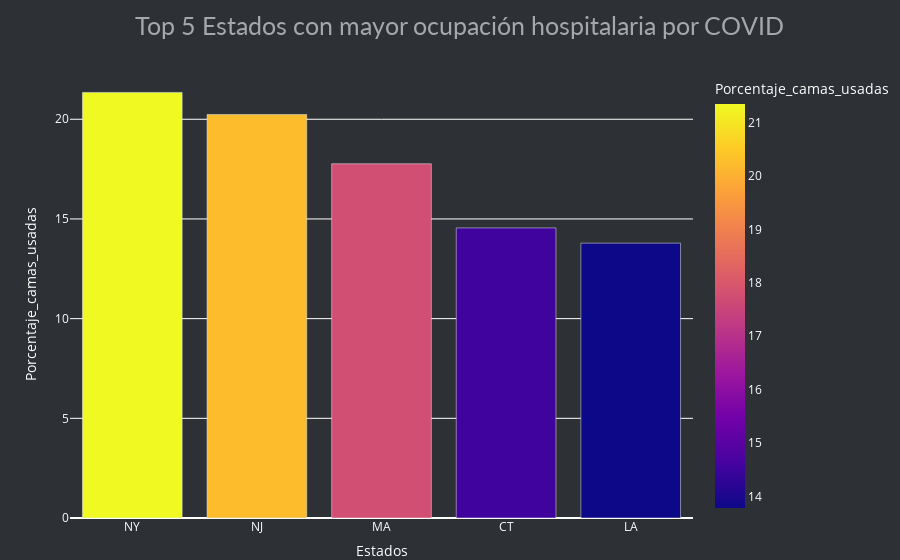

The notebook cell this image was saved under:
### Code cell
# Plotting 20 Paises 2021
fig = px.bar(top5_porcentaje.head(5), x='state', y='Porcentaje_camas_usadas', color='Porcentaje_camas_usadas', title='Top 5 Estados que más camas UCI -Unidades de Cuidados Intensivos- utilizaron durante el año 2020')
fig.update_layout( title='Top 5 Estados con mayor ocupación hospitalaria por COVID',
                        title_x=0.15,
                        margin=dict(t=70, b=0, l=70, r=40),
                        hovermode="x unified",
                        xaxis_tickangle=360,
                    
                        xaxis_title='Estados', yaxis_title="Porcentaje_camas_usadas",
                        plot_bgcolor='#2d3035', paper_bgcolor='#2d3035',
                        title_font=dict(size=25, color='#a5a7ab', family="Lato, sans-serif"),
                        font=dict(color='white'),
                        legend=dict(orientation="h", yanchor="bottom", y=1.02, xanchor="right", x=1)
                        )


# guardar figura
fig.write_image("images/yourfile2.jpg") 
fig.show()

### Figure 1 — Plotly figure (JSON) as saved in the notebook; plotly's stock layout.template omitted (floating-point values rounded to 4 significant figures)
{"data": [{"alignmentgroup": "True", "hovertemplate": "state=%{x}<br>Porcentaje_camas_usadas=%{marker.color}<extra></extra>", "legendgroup": "", "marker": {"color": [21.35, 20.24, 17.77, 14.55, 13.78], "coloraxis": "coloraxis", "pattern": {"shape": ""}}, "name": "", "offsetgroup": "", "orientation": "v", "showlegend": false, "textposition": "auto", "type": "bar", "x": ["NY", "NJ", "MA", "CT", "LA"], "xaxis": "x", "y": [21.35, 20.24, 17.77, 14.55, 13.78], "yaxis": "y"}], "layout": {"barmode": "relative", "coloraxis": {"colorbar": {"title": {"text": "Porcentaje_camas_usadas"}}, "colorscale": [[0, "#0d0887"], [0.1111, "#46039f"], [0.2222, "#7201a8"], [0.3333, "#9c179e"], [0.4444, "#bd3786"], [0.5556, "#d8576b"], [0.6667, "#ed7953"], [0.7778, "#fb9f3a"], [0.8889, "#fdca26"], [1, "#f0f921"]]}, "font": {"color": "white"}, "hovermode": "x unified", "legend": {"orientation": "h", "tracegroupgap": 0, "x": 1, "xanchor": "right", "y": 1.02, "yanchor": "bottom"}, "margin": {"b": 0, "l": 70, "r": 40, "t": 70}, "paper_bgcolor": "#2d3035", "plot_bgcolor": "#2d3035", "title": {"font": {"color": "#a5a7ab", "family": "Lato, sans-serif", "size": 25}, "text": "Top 5 Estados con mayor ocupación hospitalaria por COVID", "x": 0.15}, "xaxis": {"anchor": "y", "domain": [0, 1], "tickangle": 0, "title": {"text": "Estados"}}, "yaxis": {"anchor": "x", "domain": [0, 1], "title": {"text": "Porcentaje_camas_usadas"}}}}
